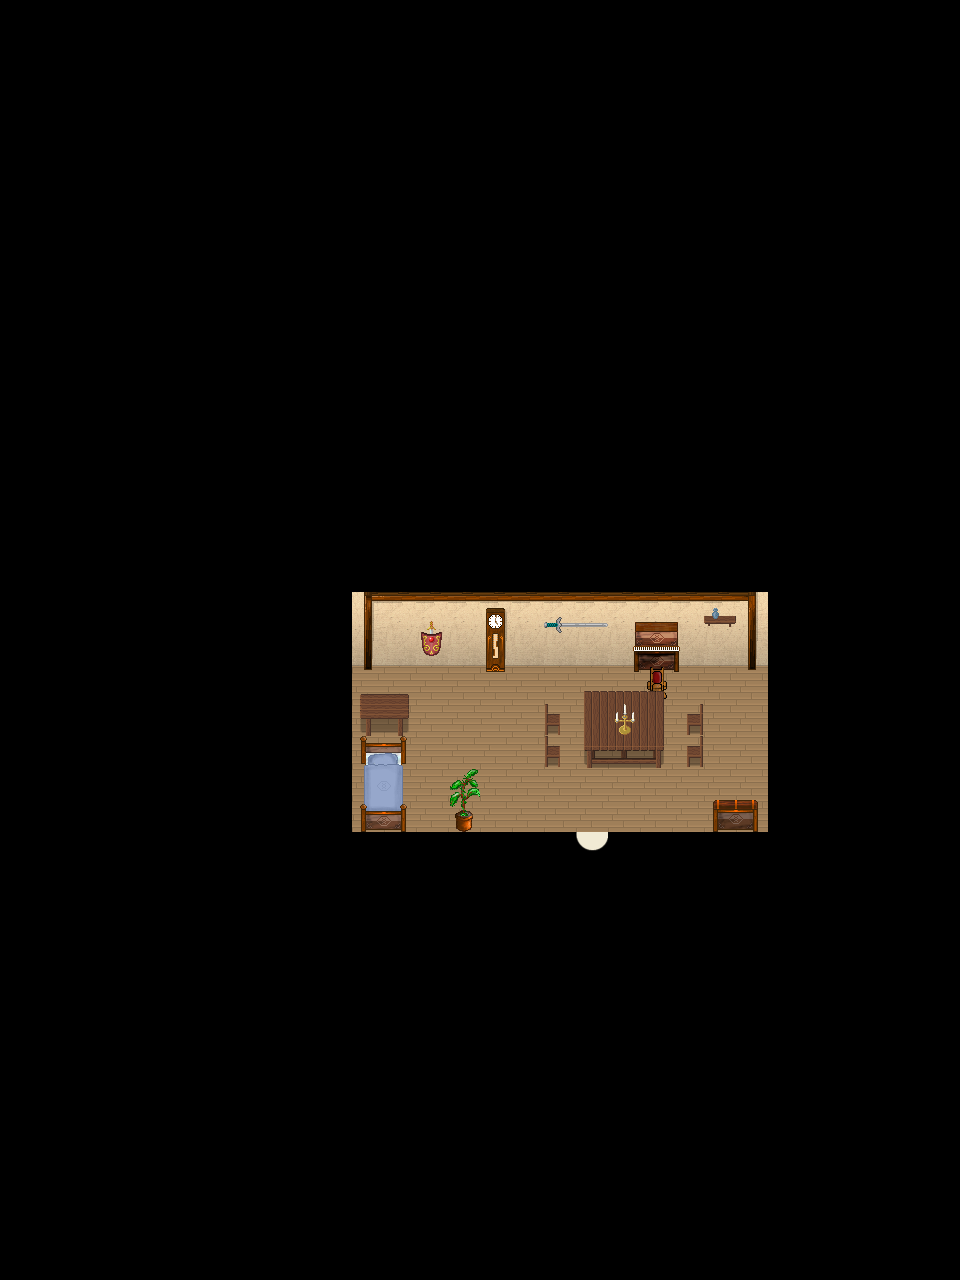

Rendered tile map (Tiled .tmx) drawn with the repository's tilesets; below, a short description and the map source with its tile grids summarised:
An orthogonal 30x40 tile map with 32x32 px tiles, 6 tile layers (Ground, Ground, Ground, Ground, ...), 1 hidden layer not drawn, 6 tilesets and 2 objects (SCRIPT, WARP).

<map version="1.0" orientation="orthogonal" width="30" height="40" tilewidth="32" tileheight="32">
 <properties>
  <property name="music" value="inside2.ogg" />
 </properties>
 <tileset firstgid="1" name="collision1_32_32" tilewidth="32" tileheight="32">
  <image source="../graphics/tiles/collision1_32_32.png" width="1024" height="1024" />
 </tileset>
 <tileset firstgid="1025" name="indoor3_32_32" tilewidth="32" tileheight="32">
  <image source="../graphics/tiles/indoor3_32_32.png" width="1024" height="1024" />
 </tileset>
 <tileset firstgid="2049" name="indoor2_32_32" tilewidth="32" tileheight="32">
  <image source="../graphics/tiles/indoor2_32_32.png" width="1024" height="1024" />
 </tileset>
 <tileset firstgid="3073" name="indoor2_32_64" tilewidth="32" tileheight="64">
  <image source="../graphics/tiles/indoor2_32_64.png" width="1024" height="1024" />
 </tileset>
 <tileset firstgid="3585" name="indoor2_32_96" tilewidth="32" tileheight="96">
  <image source="../graphics/tiles/indoor2_32_96.png" width="1024" height="960" />
 </tileset>
 <tileset firstgid="3905" name="desert3_32_32" tilewidth="32" tileheight="32">
  <image source="../graphics/tiles/desert3_32_32.png" width="1024" height="1024" />
 </tileset>
 <layer name="Ground" width="30" height="40">
  <data>[1200 cells, 1200 non-empty, 4 distinct tile ids]</data>
 </layer>
 <layer name="Ground" width="30" height="40">
  <data>[1200 cells, 39 non-empty, 7 distinct tile ids]</data>
 </layer>
 <layer name="Ground" width="30" height="40">
  <data>[1200 cells, 28 non-empty, 26 distinct tile ids]</data>
 </layer>
 <layer name="Ground" width="30" height="40">
  <data>[1200 cells, 1 non-empty, 1 distinct tile ids]</data>
 </layer>
 <layer name="Fringe" width="30" height="40">
  <data>[1200 cells, 2 non-empty, 2 distinct tile ids]</data>
 </layer>
 <layer name="Over" width="30" height="40">
  <data>[1200 cells, 7 non-empty, 7 distinct tile ids]</data>
 </layer>
 <layer name="Collision" width="30" height="40" visible="0">
  <data>[1200 cells, 1149 non-empty, 1 distinct tile ids]</data>
 </layer>
 <objectgroup name="Object" width="30" height="40">
  <object name="External Map Events" type="SCRIPT" x="0" y="0">
   <properties>
    <property name="FILENAME" value="scripts/maps/iw-desert-fortress-house05-o00-o00-o00.lua" />
   </properties>
  </object>
  <object name="Warp to city" type="WARP" x="576" y="831" width="32" height="32">
   <properties>
    <property name="DEST_MAP" value="ow-p0003-n0004-o0000" />
    <property name="DEST_X" value="4400" />
    <property name="DEST_Y" value="4368" />
   </properties>
  </object>
 </objectgroup>
</map>
